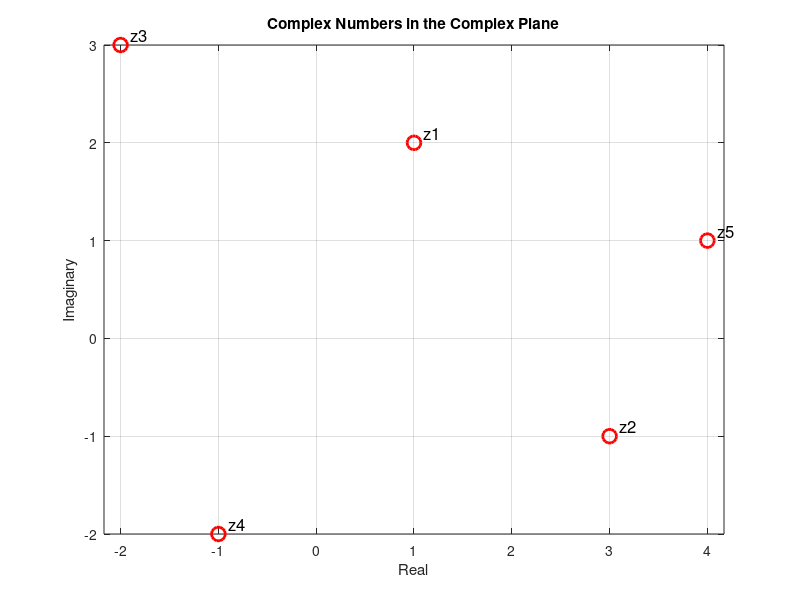

This figure's MATLAB source:
% ============================================
% COMPLEX NUMBERS DEMO
% ============================================
clear all;
clc;

disp('========================================');
disp('COMPLEX NUMBERS DEMO');
disp('========================================');
disp('');

% ============================================
% 1. IMAGINARY UNIT (i, j)
% ============================================
disp('1. IMAGINARY UNIT (i, j)');
disp('-------------------------');

% Using i as imaginary unit
z1 = 3 + 4i;
disp('z1 = 3 + 4i');
disp(z1);
disp('');

% Using j as imaginary unit
z2 = 5 - 2j;
disp('z2 = 5 - 2j');
disp(z2);
disp('');

% Multiple ways to define complex numbers
z3 = complex(2, 3);
disp('z3 = complex(2, 3)');
disp(z3);
disp('');

z4 = 6 + 7*1i;
disp('z4 = 6 + 7*1i');
disp(z4);
disp('');

% ============================================
% 2. REAL PART (real)
% ============================================
disp('2. REAL PART (real)');
disp('---------------------');

z = 3 + 4i;
disp('z = 3 + 4i');
disp('');

real_part = real(z);
disp('real(z) =');
disp(real_part);
disp('');

% ============================================
% 3. IMAGINARY PART (imag)
% ============================================
disp('3. IMAGINARY PART (imag)');
disp('--------------------------');

imag_part = imag(z);
disp('imag(z) =');
disp(imag_part);
disp('');

% ============================================
% 4. PHASE ANGLE (angle)
% ============================================
disp('4. PHASE ANGLE (angle)');
disp('------------------------');

z = 3 + 4i;
disp('z = 3 + 4i');
disp('');

% Angle in radians
angle_rad = angle(z);
disp('angle(z) in radians:');
disp(angle_rad);
disp('');

% Angle in degrees
angle_deg = angle(z) * 180 / pi;
disp('angle(z) in degrees:');
disp(angle_deg);
disp('');

% Examples with different complex numbers
z5 = -1 + 0i;
disp('z5 = -1 + 0i');
disp('angle(z5) in degrees:');
disp(angle(z5) * 180 / pi);
disp('');

z6 = 0 - 1i;
disp('z6 = 0 - 1i');
disp('angle(z6) in degrees:');
disp(angle(z6) * 180 / pi);
disp('');

% ============================================
% 5. COMPLEX CONJUGATE (conj)
% ============================================
disp('5. COMPLEX CONJUGATE (conj)');
disp('-----------------------------');

z = 3 + 4i;
disp('z = 3 + 4i');
disp('');

z_conj = conj(z);
disp('conj(z) =');
disp(z_conj);
disp('');

% Verify: z * conj(z) = |z|^2
product = z * conj(z);
disp('z * conj(z) =');
disp(product);
disp('');

magnitude_squared = abs(z)^2;
disp('|z|^2 =');
disp(magnitude_squared);
disp('');

% ============================================
% 6. CHECK IF REAL (isreal)
% ============================================
disp('6. CHECK IF REAL (isreal)');
disp('---------------------------');

z_real = 5;
z_complex = 3 + 4i;

disp('z_real = 5');
disp('z_complex = 3 + 4i');
disp('');

disp('isreal(z_real):');
disp(isreal(z_real));
disp('');

disp('isreal(z_complex):');
disp(isreal(z_complex));
disp('');

% Array with both real and complex
arr = [1, 2+3i, 4, 5-2i];
disp('arr = [1, 2+3i, 4, 5-2i]');
disp('isreal(arr):');
disp(isreal(arr));
disp('');

% ============================================
% 7. COMPLEX OPERATIONS
% ============================================
disp('7. COMPLEX OPERATIONS');
disp('-----------------------');

z1 = 3 + 4i;
z2 = 2 - 3i;

disp('z1 = 3 + 4i');
disp('z2 = 2 - 3i');
disp('');

% Addition
disp('z1 + z2 =');
disp(z1 + z2);
disp('');

% Subtraction
disp('z1 - z2 =');
disp(z1 - z2);
disp('');

% Multiplication
disp('z1 * z2 =');
disp(z1 * z2);
disp('');

% Division
disp('z1 / z2 =');
disp(z1 / z2);
disp('');

% ============================================
% 8. MAGNITUDE AND PHASE
% ============================================
disp('8. MAGNITUDE AND PHASE');
disp('------------------------');

z = 3 + 4i;
disp('z = 3 + 4i');
disp('');

% Magnitude (absolute value)
mag = abs(z);
disp('|z| =');
disp(mag);
disp('');

% Phase (angle)
phase = angle(z);
disp('phase(z) in radians:');
disp(phase);
disp('');

% Polar form: z = r * exp(i*theta)
r = abs(z);
theta = angle(z);
z_polar = r * exp(i * theta);
disp('z = r * exp(i*theta)');
disp('r =');
disp(r);
disp('theta =');
disp(theta);
disp('z_polar =');
disp(z_polar);
disp('');

% ============================================
% 9. PRACTICAL EXAMPLE - Euler's Formula
% ============================================
disp('9. PRACTICAL EXAMPLE - EULER''S FORMULA');
disp('---------------------------------------');

% Euler's formula: e^(i*theta) = cos(theta) + i*sin(theta)
theta = pi/4;

euler_result = exp(i * theta);
cos_sin_result = cos(theta) + i * sin(theta);

disp(['theta = pi/4 = ', num2str(theta)]);
disp('');

disp('e^(i*theta) =');
disp(euler_result);
disp('');

disp('cos(theta) + i*sin(theta) =');
disp(cos_sin_result);
disp('');

% ============================================
% 10. PRACTICAL EXAMPLE - Roots of Unity
% ============================================
disp('10. PRACTICAL EXAMPLE - ROOTS OF UNITY');
disp('---------------------------------------');

n = 5;
disp(['n = ', num2str(n)]);
disp('');

roots_of_unity = exp(2 * pi * i * (0:n-1) / n);
disp('Roots of unity:');
disp(roots_of_unity);
disp('');

% ============================================
% 11. PRACTICAL EXAMPLE - Complex Matrix
% ============================================
disp('11. PRACTICAL EXAMPLE - COMPLEX MATRIX');
disp('---------------------------------------');

% Create a complex matrix
M = [1+2i, 3-4i, 5+6i; 7-8i, 9+10i, 11-12i];
disp('Complex Matrix M:');
disp(M);
disp('');

% Real and imaginary parts
disp('Real part of M:');
disp(real(M));
disp('');

disp('Imaginary part of M:');
disp(imag(M));
disp('');

% Conjugate transpose
disp("M' (Conjugate transpose):");
disp(M');
disp('');

% ============================================
% 12. PLOTTING COMPLEX NUMBERS
% ============================================
disp('12. PLOTTING COMPLEX NUMBERS');
disp('-----------------------------');

% Create complex points
z_points = [1+2i, 3-1i, -2+3i, -1-2i, 4+1i];

disp('z_points = [1+2i, 3-1i, -2+3i, -1-2i, 4+1i]');
disp('');

% Plot complex numbers
figure;
plot(real(z_points), imag(z_points), 'ro', 'MarkerSize', 10, 'LineWidth', 2);
hold on;
grid on;

% Add labels for each point
for k = 1:length(z_points)
    text(real(z_points(k)) + 0.1, imag(z_points(k)) + 0.1, ...
         ['z', num2str(k)], 'FontSize', 12);
end

xlabel('Real');
ylabel('Imaginary');
title('Complex Numbers in the Complex Plane');
axis equal;
hold off;

disp('Complex number plot created successfully!');
disp('');

% ============================================
% 13. SUMMARY TABLE
% ============================================
disp('13. SUMMARY TABLE');
disp('------------------');
disp('Function    | Description                          | Example');
disp('------------+--------------------------------------+------------------');
disp('real(z)     | Real part of complex number          | real(3+4i) = 3');
disp('imag(z)     | Imaginary part of complex number     | imag(3+4i) = 4');
disp('angle(z)    | Phase angle in radians               | angle(3+4i) = 0.9273');
disp('conj(z)     | Complex conjugate                    | conj(3+4i) = 3-4i');
disp('isreal(z)   | Check if array is real              | isreal(5) = true');
disp('abs(z)      | Magnitude of complex number          | abs(3+4i) = 5');
disp('');

disp('========================================');
disp('DEMO COMPLETED SUCCESSFULLY!');
disp('========================================');
